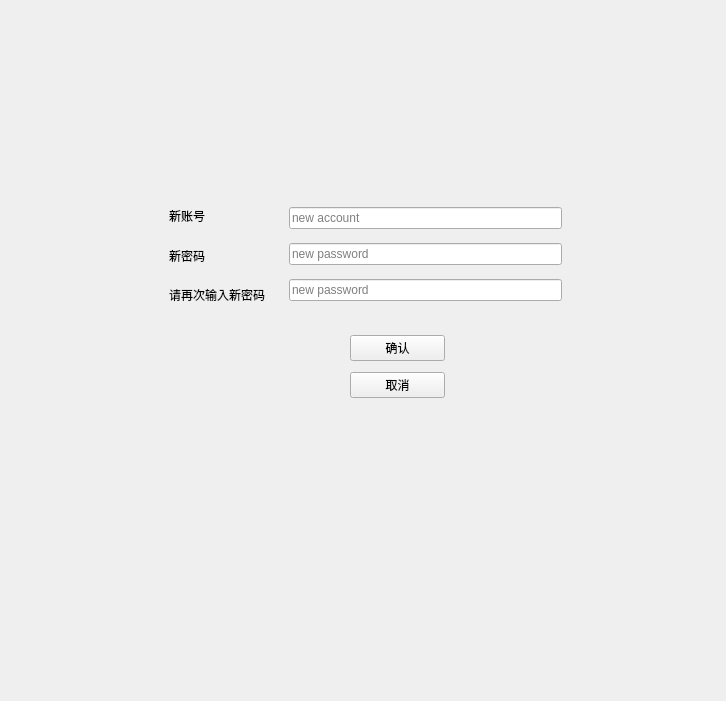
<?xml version="1.0" encoding="UTF-8"?>
<ui version="4.0">
 <class>Form</class>
 <widget class="QWidget" name="Form">
  <property name="geometry">
   <rect>
    <x>0</x>
    <y>0</y>
    <width>726</width>
    <height>701</height>
   </rect>
  </property>
  <property name="windowTitle">
   <string>Form</string>
  </property>
  <widget class="QWidget" name="widget_4" native="true">
   <property name="geometry">
    <rect>
     <x>350</x>
     <y>330</y>
     <width>95</width>
     <height>74</height>
    </rect>
   </property>
   <layout class="QVBoxLayout" name="verticalLayout_3">
    <item>
     <widget class="QPushButton" name="pushButton">
      <property name="text">
       <string>确认</string>
      </property>
     </widget>
    </item>
    <item>
     <widget class="QPushButton" name="pushButton_2">
      <property name="text">
       <string>取消</string>
      </property>
     </widget>
    </item>
   </layout>
  </widget>
  <widget class="QWidget" name="widget_3" native="true">
   <property name="geometry">
    <rect>
     <x>160</x>
     <y>190</y>
     <width>411</width>
     <height>131</height>
    </rect>
   </property>
   <layout class="QHBoxLayout" name="horizontalLayout">
    <item>
     <widget class="QWidget" name="widget" native="true">
      <layout class="QVBoxLayout" name="verticalLayout">
       <item>
        <widget class="QLabel" name="label">
         <property name="text">
          <string>新账号</string>
         </property>
        </widget>
       </item>
       <item>
        <widget class="QLabel" name="label_2">
         <property name="text">
          <string>新密码</string>
         </property>
        </widget>
       </item>
       <item>
        <widget class="QLabel" name="label_3">
         <property name="text">
          <string>请再次输入新密码</string>
         </property>
        </widget>
       </item>
      </layout>
     </widget>
    </item>
    <item>
     <widget class="QWidget" name="widget_2" native="true">
      <layout class="QVBoxLayout" name="verticalLayout_2">
       <item>
        <widget class="QLineEdit" name="lineEdit">
         <property name="text">
          <string/>
         </property>
         <property name="placeholderText">
          <string>new account</string>
         </property>
        </widget>
       </item>
       <item>
        <widget class="QLineEdit" name="lineEdit_2">
         <property name="placeholderText">
          <string>new password</string>
         </property>
        </widget>
       </item>
       <item>
        <widget class="QLineEdit" name="lineEdit_3">
         <property name="placeholderText">
          <string>new password</string>
         </property>
        </widget>
       </item>
      </layout>
     </widget>
    </item>
   </layout>
  </widget>
 </widget>
 <resources/>
 <connections/>
</ui>
